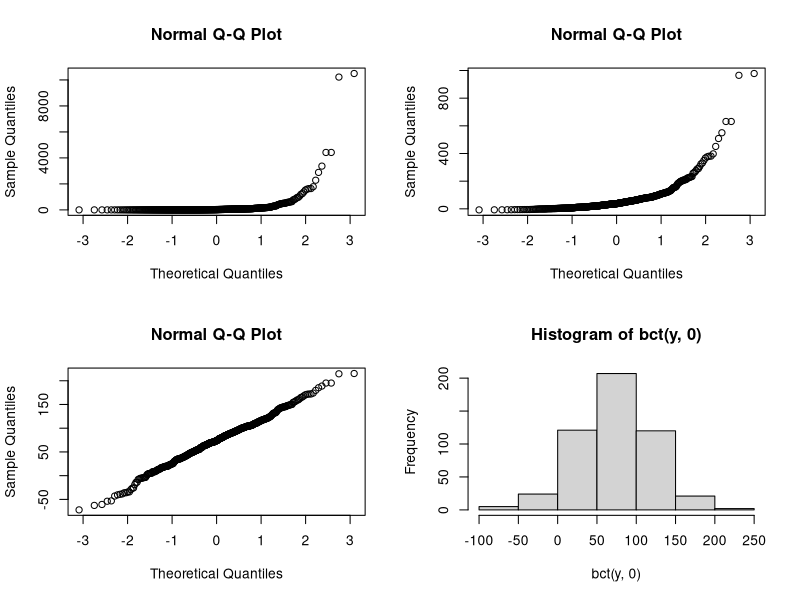

This figure's R source:
library(TeachingDemos)


### Name: bct
### Title: Box-Cox Transforms
### Aliases: bct
### Keywords: manip datagen regression

### ** Examples

y <- rlnorm(500, 3, 2)
par(mfrow=c(2,2))
qqnorm(y)
qqnorm(bct(y,1/2))
qqnorm(bct(y,0))
hist(bct(y,0))
